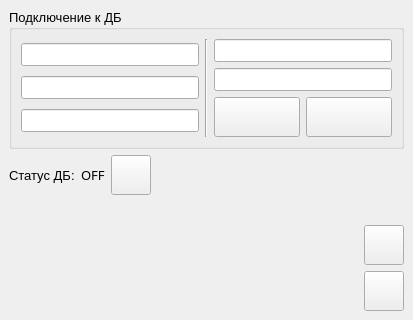
<?xml version="1.0" encoding="UTF-8"?>
<ui version="4.0">
 <class>SettingMenu</class>
 <widget class="QMainWindow" name="SettingMenu">
  <property name="geometry">
   <rect>
    <x>0</x>
    <y>0</y>
    <width>413</width>
    <height>320</height>
   </rect>
  </property>
  <property name="windowTitle">
   <string>Настройки</string>
  </property>
  <widget class="QWidget" name="centralwidget">
   <layout class="QHBoxLayout" name="horizontalLayout_7">
    <item>
     <layout class="QVBoxLayout" name="verticalLayout_3">
      <item>
       <widget class="QGroupBox" name="groupDBConnect">
        <property name="font">
         <font>
          <pointsize>10</pointsize>
          <weight>50</weight>
          <bold>false</bold>
         </font>
        </property>
        <property name="title">
         <string>Подключение к ДБ</string>
        </property>
        <layout class="QHBoxLayout" name="horizontalLayout_5">
         <item>
          <layout class="QHBoxLayout" name="horizontalLayout_2">
           <item>
            <layout class="QVBoxLayout" name="verticalLayout">
             <item>
              <widget class="QLineEdit" name="adrDB"/>
             </item>
             <item>
              <widget class="QLineEdit" name="portDB"/>
             </item>
             <item>
              <widget class="QLineEdit" name="nameDB"/>
             </item>
            </layout>
           </item>
           <item>
            <widget class="Line" name="line">
             <property name="orientation">
              <enum>Qt::Vertical</enum>
             </property>
            </widget>
           </item>
           <item>
            <layout class="QVBoxLayout" name="verticalLayout_2">
             <item>
              <widget class="QLineEdit" name="userDB"/>
             </item>
             <item>
              <widget class="QLineEdit" name="passDB">
               <property name="echoMode">
                <enum>QLineEdit::Password</enum>
               </property>
              </widget>
             </item>
             <item>
              <layout class="QHBoxLayout" name="horizontalLayout">
               <item>
                <widget class="QPushButton" name="saveChange">
                 <property name="minimumSize">
                  <size>
                   <width>40</width>
                   <height>40</height>
                  </size>
                 </property>
                 <property name="toolTip">
                  <string>Сохранить</string>
                 </property>
                 <property name="styleSheet">
                  <string notr="true"/>
                 </property>
                 <property name="text">
                  <string/>
                 </property>
                 <property name="icon">
                  <iconset resource="image.qrc">
                   <normaloff>:/icon/glyphicons-445-floppy-saved.png</normaloff>:/icon/glyphicons-445-floppy-saved.png</iconset>
                 </property>
                 <property name="iconSize">
                  <size>
                   <width>30</width>
                   <height>30</height>
                  </size>
                 </property>
                </widget>
               </item>
               <item>
                <widget class="QPushButton" name="clearFields">
                 <property name="minimumSize">
                  <size>
                   <width>40</width>
                   <height>40</height>
                  </size>
                 </property>
                 <property name="toolTip">
                  <string>Очистить</string>
                 </property>
                 <property name="styleSheet">
                  <string notr="true"/>
                 </property>
                 <property name="text">
                  <string/>
                 </property>
                 <property name="icon">
                  <iconset resource="image.qrc">
                   <normaloff>:/icon/glyphicons-68-cleaning.png</normaloff>:/icon/glyphicons-68-cleaning.png</iconset>
                 </property>
                 <property name="iconSize">
                  <size>
                   <width>30</width>
                   <height>30</height>
                  </size>
                 </property>
                </widget>
               </item>
              </layout>
             </item>
            </layout>
           </item>
          </layout>
         </item>
        </layout>
       </widget>
      </item>
      <item>
       <layout class="QHBoxLayout" name="horizontalLayout_6">
        <item>
         <layout class="QHBoxLayout" name="horizontalLayout_3">
          <item>
           <widget class="QLabel" name="label">
            <property name="font">
             <font>
              <pointsize>10</pointsize>
              <weight>50</weight>
              <bold>false</bold>
             </font>
            </property>
            <property name="text">
             <string>Статус ДБ:</string>
            </property>
           </widget>
          </item>
          <item>
           <widget class="QLabel" name="statusDB">
            <property name="font">
             <font>
              <family>Narkisim</family>
              <pointsize>10</pointsize>
              <weight>50</weight>
              <bold>false</bold>
             </font>
            </property>
            <property name="text">
             <string>OFF</string>
            </property>
           </widget>
          </item>
          <item>
           <widget class="QPushButton" name="checkConnectDB">
            <property name="minimumSize">
             <size>
              <width>40</width>
              <height>40</height>
             </size>
            </property>
            <property name="maximumSize">
             <size>
              <width>16777215</width>
              <height>16777215</height>
             </size>
            </property>
            <property name="toolTip">
             <string>Проверить подключение</string>
            </property>
            <property name="styleSheet">
             <string notr="true"/>
            </property>
            <property name="text">
             <string/>
            </property>
            <property name="icon">
             <iconset resource="image.qrc">
              <normaloff>:/icon/glyphicons-153-check.png</normaloff>:/icon/glyphicons-153-check.png</iconset>
            </property>
            <property name="iconSize">
             <size>
              <width>30</width>
              <height>30</height>
             </size>
            </property>
           </widget>
          </item>
         </layout>
        </item>
        <item>
         <spacer name="horizontalSpacer_2">
          <property name="orientation">
           <enum>Qt::Horizontal</enum>
          </property>
          <property name="sizeHint" stdset="0">
           <size>
            <width>40</width>
            <height>20</height>
           </size>
          </property>
         </spacer>
        </item>
       </layout>
      </item>
      <item>
       <layout class="QHBoxLayout" name="horizontalLayout_4">
        <item>
         <spacer name="horizontalSpacer">
          <property name="orientation">
           <enum>Qt::Horizontal</enum>
          </property>
          <property name="sizeHint" stdset="0">
           <size>
            <width>40</width>
            <height>20</height>
           </size>
          </property>
         </spacer>
        </item>
        <item>
         <layout class="QVBoxLayout" name="verticalLayout_5">
          <item>
           <spacer name="verticalSpacer">
            <property name="orientation">
             <enum>Qt::Vertical</enum>
            </property>
            <property name="sizeHint" stdset="0">
             <size>
              <width>20</width>
              <height>40</height>
             </size>
            </property>
           </spacer>
          </item>
          <item>
           <layout class="QVBoxLayout" name="verticalLayout_4">
            <item>
             <widget class="QPushButton" name="mainMenu">
              <property name="minimumSize">
               <size>
                <width>40</width>
                <height>40</height>
               </size>
              </property>
              <property name="toolTip">
               <string>Главное меню</string>
              </property>
              <property name="styleSheet">
               <string notr="true"/>
              </property>
              <property name="text">
               <string/>
              </property>
              <property name="icon">
               <iconset resource="image.qrc">
                <normaloff>:/icon/glyphicons-517-menu-hamburger.png</normaloff>:/icon/glyphicons-517-menu-hamburger.png</iconset>
              </property>
              <property name="iconSize">
               <size>
                <width>30</width>
                <height>30</height>
               </size>
              </property>
             </widget>
            </item>
            <item>
             <widget class="QPushButton" name="exitSetting">
              <property name="enabled">
               <bool>true</bool>
              </property>
              <property name="sizePolicy">
               <sizepolicy hsizetype="Minimum" vsizetype="Fixed">
                <horstretch>0</horstretch>
                <verstretch>0</verstretch>
               </sizepolicy>
              </property>
              <property name="minimumSize">
               <size>
                <width>40</width>
                <height>40</height>
               </size>
              </property>
              <property name="toolTip">
               <string>Выход</string>
              </property>
              <property name="styleSheet">
               <string notr="true"/>
              </property>
              <property name="text">
               <string/>
              </property>
              <property name="icon">
               <iconset resource="image.qrc">
                <normaloff>:/icon/glyphicons-389-exit.png</normaloff>:/icon/glyphicons-389-exit.png</iconset>
              </property>
              <property name="iconSize">
               <size>
                <width>30</width>
                <height>30</height>
               </size>
              </property>
             </widget>
            </item>
           </layout>
          </item>
         </layout>
        </item>
       </layout>
      </item>
     </layout>
    </item>
   </layout>
  </widget>
 </widget>
 <resources>
  <include location="image.qrc"/>
 </resources>
 <connections/>
</ui>
